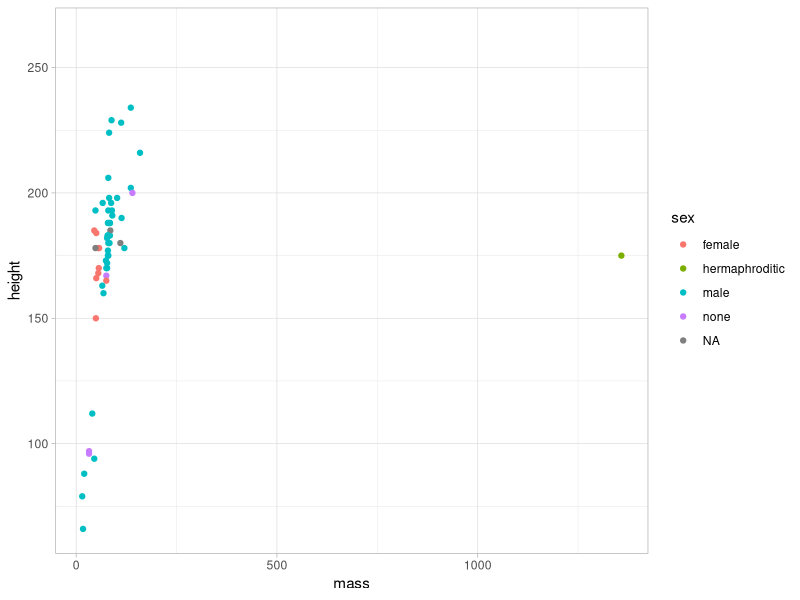

This chart was generated by the following R code:
## ---- chunk 1
#| warning: false
#| message: false
#| echo: false
library(tidyverse)
# Como evitar que apareça messages e warnings?
# Tabelas - ok 
# Gráficos - ok
# Texto com informação dos dados, pré-visualização
# Fórmulas - aula que vem :)
# Título
# Objetivo
## ---- chunk 2
#| echo: false
especie_mais_frequente <- starwars |> 
  count(species, sort = TRUE) |> 
  slice(1)


quantidade_de_especies <- starwars |> 
  distinct(species) |> 
  drop_na(species) |> 
  nrow()

# Outra forma:
quantidade_de_especies_curto <- n_distinct(starwars$species, na.rm = TRUE)
# `r `
## ---- chunk 3
#| warning: false
#| fig-align: center
#| out-width: 90%
#| dpi: 300
#| echo: false
#| fig-cap: "Gráfico de dispersão da massa e altura de personagens de Starwars"
# Aparecer só o resultado
# Não aparecer warnings!
# legenda, tamanho, posicao
starwars |> 
  ggplot() +
  geom_point(aes(x = mass, y = height, color = sex)) +
  theme_light()
## ---- chunk 4
#| echo: false
# Aparecer o resultado
# legenda
starwars |> 
  drop_na(species) |> 
  count(species, sort = TRUE) |> 
  slice_head(n = 10) |> 
  # funções para criar tabelas
  knitr::kable(
    col.names = c("Espécie", "Quantidade de personagens"))
